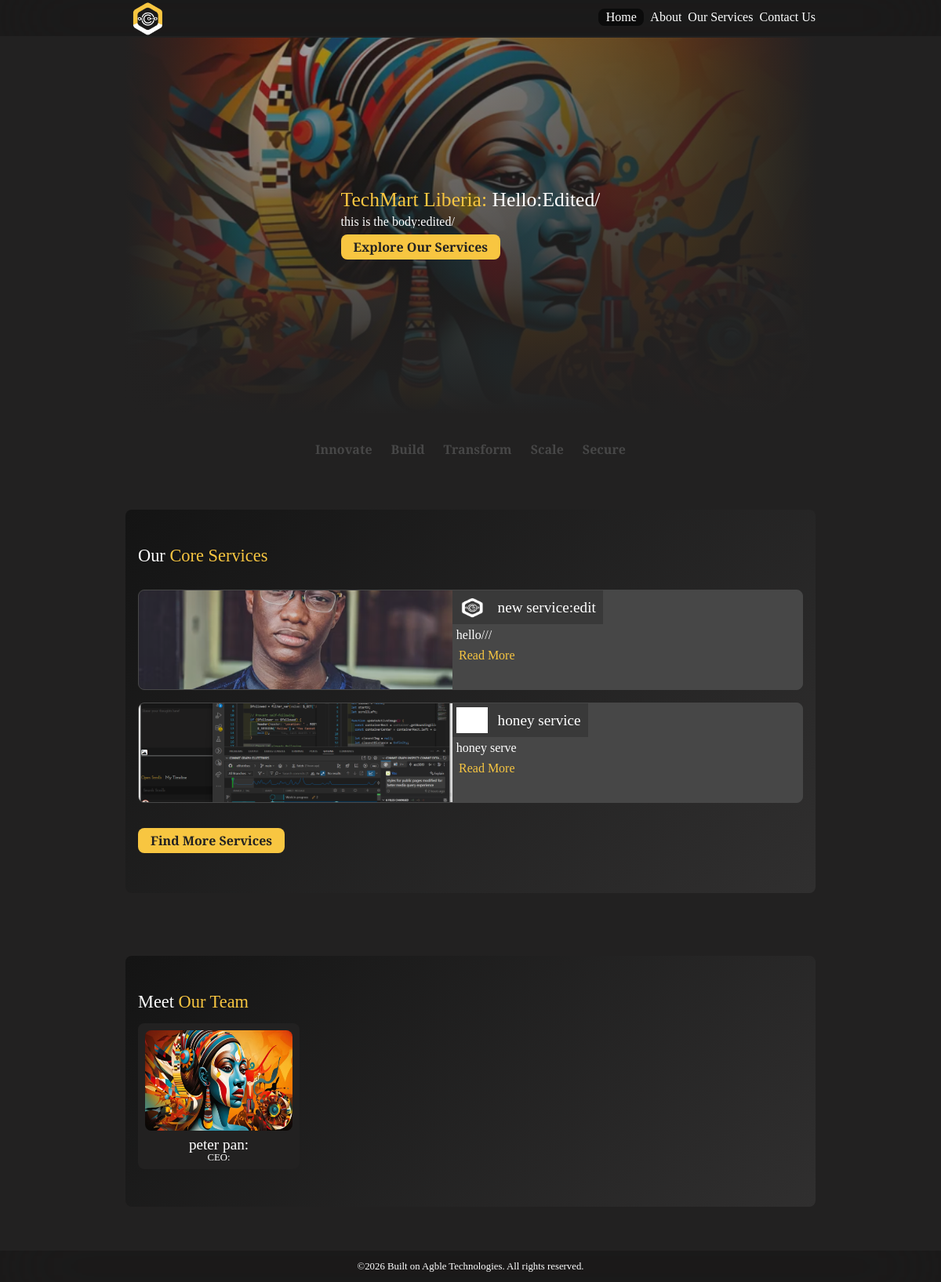
The app's page /, older data.
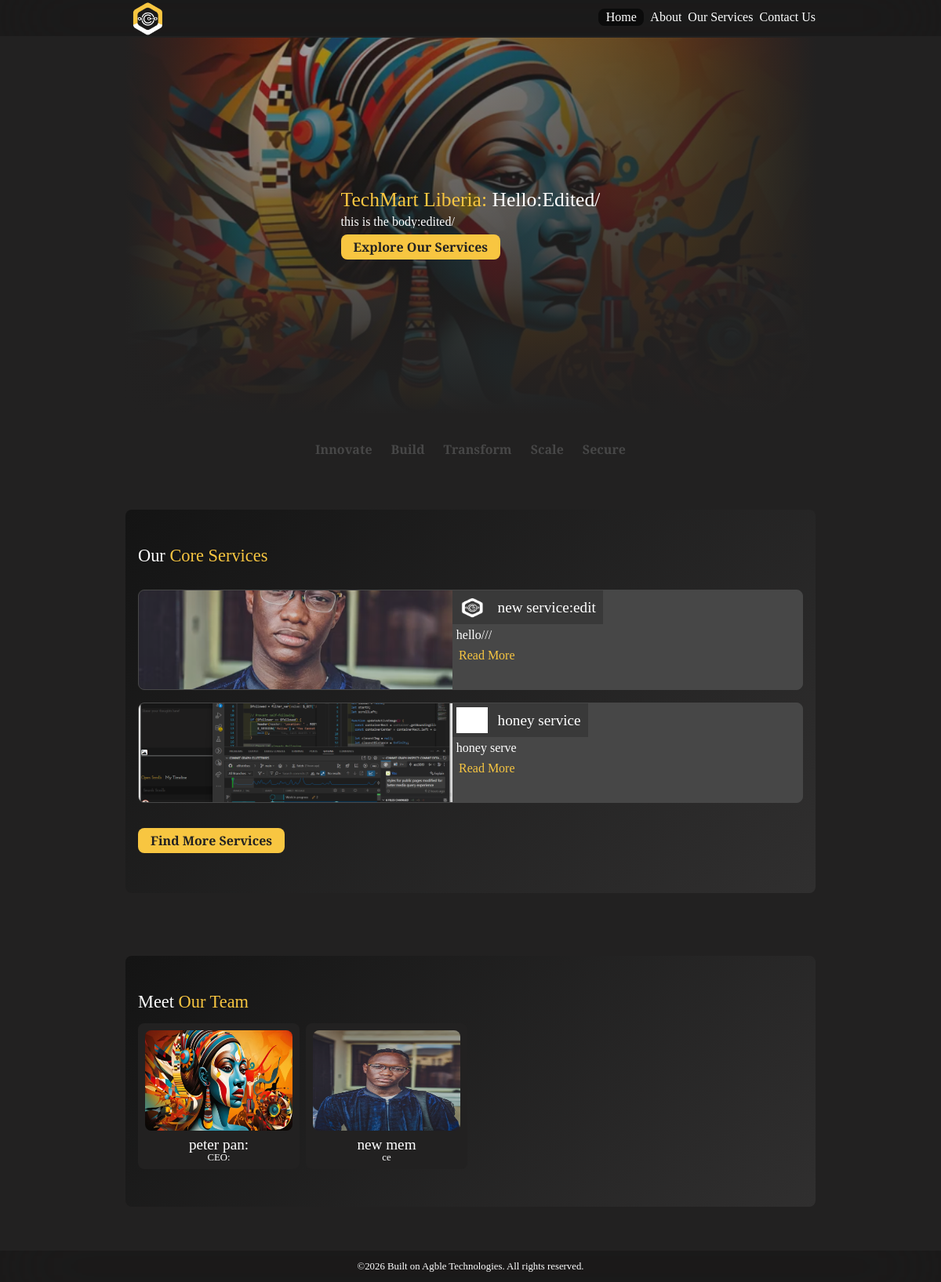
The same page, newer data.
### main/models.py (models this page shows, shortened)
class Hero_Section(models.Model):
    hero_text_title = models.CharField(max_length=60)
    hero_text_body = models.TextField(max_length=300)
    hero_image = models.ImageField(upload_to=image_upload_path)
    mandatory_field = models.CharField(max_length=20)

class Service(models.Model):
    service_title = models.CharField(max_length=60)
    service_description = models.TextField(max_length=4000)
    service_image = models.ImageField(upload_to=image_upload_path, null=True, blank=True)
    service_icon = models.ImageField(upload_to=image_upload_path, null=True, blank=True)
    mandatory_field = models.CharField(max_length=20)

class Team_Member(models.Model):
    name = models.CharField(max_length=60)
    position = models.CharField(max_length=60)
    mandatory_field = models.CharField(max_length=20)
    image = models.ImageField(upload_to=image_upload_path)
    instagram_url = models.URLField(blank=True, null=True)
    twitter_url = models.URLField(blank=True, null=True)
    linkedin_url = models.URLField(blank=True, null=True)

### main/views.py (the view)
# urls.py: path('', views.index, name='index'),
def index(request):
    return render(request, 'main/index.html', {
        'hero_section': Hero_Section.objects.all(),
        'team_members': Team_Member.objects.all(),
        'services': Service.objects.all(),
    })

### main/templates/main/index.html (shortened to what this page needs)
{% extends "main/layout.html" %}
{% load static %}
{% block content %}
{% if hero_section %}
<div class="hero_section" style="background: url('{{ hero_section.0.hero_image.url }}') center center/cover no-repeat;">
    {% for hero in hero_section %}
    <div class="hero_text">
        <div class="hero_text_title">
            <h1>
                <span>TechMart Liberia: </span> {{ hero.hero_text_title|title }}
            </h1>
        </div>
        <div class="hero_text_body">
            <p>
                {{ hero.hero_text_body|truncatechars:500 }}
            </p>
        </div>
        <div class="hero_link">
            <a href="{% url 'main:services' %}">Explore Our Services</a>
        </div>
    </div>
    {% endfor %}
</div>
{% else %}
<div class="empty_notification">
    <center>
        <p>No hero section content available for the Home Page!</p>
    </center>
{% endif %}
<div class="catchwords">
        <ul>
            <li>Innovate</li>
            <li>Build</li>
            <li>Transform</li>
            <li>Scale</li>
            <li>Secure</li>
        </ul>
</div>
<div class="services_section">
    <div class="services_title">
        <h2 class="gradient_text">Our <span>Core Services</span></h2>
    </div>
    <div class=" services_container">
        {% for service in services|slice:':4' %}
        <div class="service">
            <div class="service_image">
                <img src="{{ service.service_image.url }}" alt="{{ service.service_title }} Image">
            </div>
            <div class="service_info">
                <div class="service_title">
                    <div class="service_icon">
                        {% if service.service_icon %}
                        <img src="{{ service.service_icon.url }}" alt="{{ service.service_title }} Icon">
                        {% else %}
                        <img src="{% static 'main/images/default_service_icon.png' %}" alt="Default Service Icon">
                        {% endif %}
                    </div>
                    <h3>{{ service.service_title }}</h3>
                </div>
                <div class="service_desc">
                    <p>
                        {{ service.service_description|truncatechars:200 }}
                    </p>
                </div>
                <div class="service_link">
                    <a href="{% url 'main:service_page' service.id %}">Read More</a>
                </div>
            </div>
        </div>
        {% endfor %}
    </div>
    <div class="hero_link">
        <a href="{% url 'main:services' %}">Find More Services</a>
    </div>
</div>
<div class="team">
    <div class="team_title">
        <h2>Meet <span>Our Team</span></h2>
    </div>
    <div class="container team_container">
        {% for member in team_members %}
        <article class="team_member">
            <div class="team_member-image">
                <img src="{{ member.image.url }}" alt="{{ member.name }}'s Profile Picture">
            </div>
            <div class="team_member-info">
                <h3>{{ member.name }}</h3>
                <p>{{ member.position }}</p>
            </div>
        </article>
        {% endfor %}
    </div>
</div>
{% endblock %}

Row changes from the older to the newer data that the page shows:
added Team_Member: image (picture), name "new mem", position "ce"
